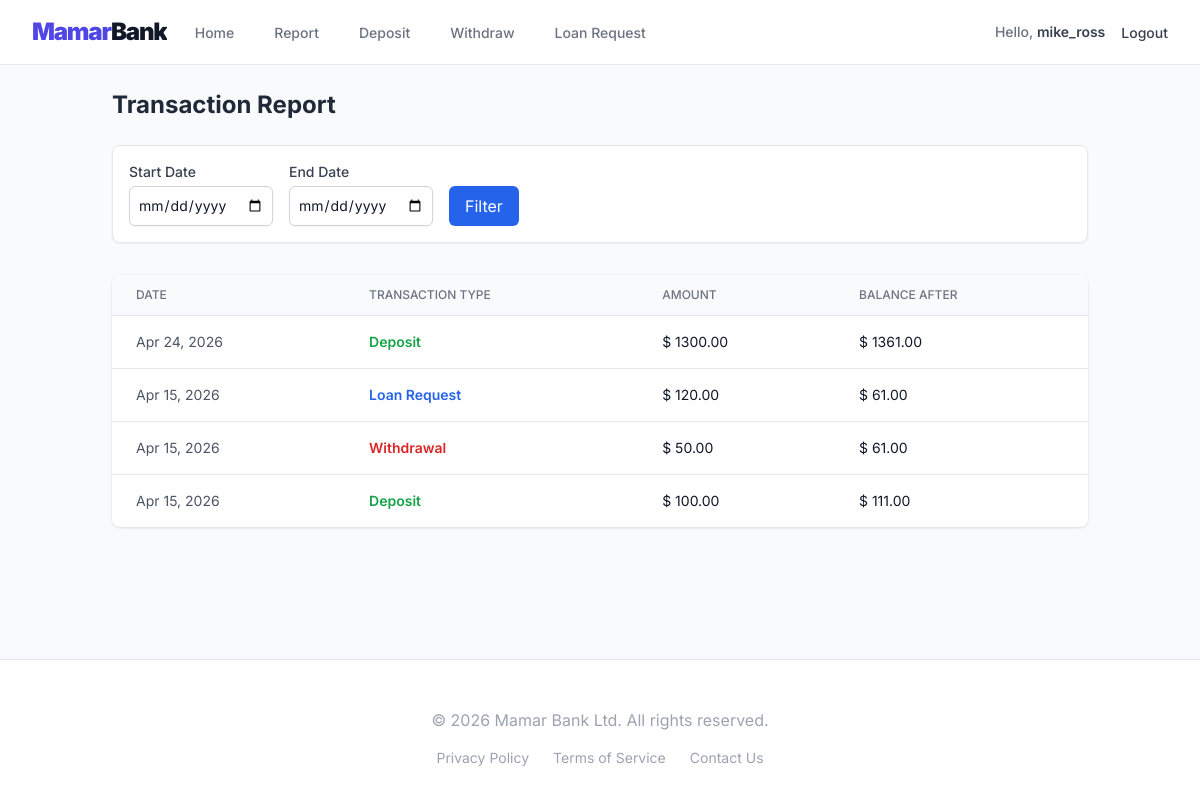
The app's page /transaction/report/ (signed in) with its own data.
### transaction/models.py (models this page shows, shortened)
class Transaction(models.Model):
    account = models.ForeignKey(
        UserBankAccount,
        on_delete=models.CASCADE,
        related_name='transactions'
    )
    amount = models.DecimalField(max_digits=12, decimal_places=2)
    balance_after_transaction = models.DecimalField(max_digits=12, decimal_places=2)
    transaction_type = models.CharField(
        max_length=20,
        choices=TransactionType.choices,
        db_index=True  # Indexing type for faster report filtering
    )
    timestamp = models.DateTimeField(auto_now_add=True, db_index=True)
    loan_approved = models.BooleanField(default=False)
    class Meta:
        ordering = ['-timestamp']
        indexes = [
            models.Index(fields=['account', '-timestamp']),
        ]

### transaction/views.py (the view)
# urls.py: path("report/", TransactionReportView.as_view(), name="transaction_report"),
class TransactionReportView(LoginRequiredMixin, ListView):
    template_name = 'transaction/report.html'
    model = Transaction
    context_object_name = 'transactions'
    def get_queryset(self):
        queryset = super().get_queryset().filter(account=self.request.user.account)
        start_date_str = self.request.GET.get('start_date')
        end_date_str = self.request.GET.get('end_date')
        if start_date_str and end_date_str:
            queryset = queryset.filter(timestamp__date__range=[start_date_str, end_date_str])
        return queryset.exclude(transaction_type=TransactionType.LOAN, loan_approved=False)

### transaction/templates/transaction/report.html
{% extends 'base.html' %}
{% block content %}
<div class="container mx-auto p-6">
    <h2 class="text-2xl font-bold mb-6 text-gray-800">Transaction Report</h2>
    <form method="get" class="bg-white p-4 rounded-lg shadow-sm border mb-8 flex flex-wrap items-end gap-4">
        <div>
            <label class="block text-sm font-medium text-gray-700">Start Date</label>
            <input type="date" name="start_date" class="mt-1 block w-full border-gray-300 rounded-md shadow-sm focus:ring-blue-500 focus:border-blue-500 sm:text-sm border p-2">
        </div>
        <div>
            <label class="block text-sm font-medium text-gray-700">End Date</label>
            <input type="date" name="end_date" class="mt-1 block w-full border-gray-300 rounded-md shadow-sm focus:ring-blue-500 focus:border-blue-500 sm:text-sm border p-2">
        </div>
        <button type="submit" class="bg-blue-600 text-white px-4 py-2 rounded-md hover:bg-blue-700 transition">Filter</button>
    </form>
    <div class="overflow-x-auto bg-white rounded-lg shadow">
        <table class="min-w-full divide-y divide-gray-200">
            <thead class="bg-gray-50">
                <tr>
                    <th class="px-6 py-3 text-left text-xs font-medium text-gray-500 uppercase">Date</th>
                    <th class="px-6 py-3 text-left text-xs font-medium text-gray-500 uppercase">Transaction Type</th>
                    <th class="px-6 py-3 text-left text-xs font-medium text-gray-500 uppercase">Amount</th>
                    <th class="px-6 py-3 text-left text-xs font-medium text-gray-500 uppercase">Balance After</th>
                </tr>
            </thead>
            <tbody class="divide-y divide-gray-200">
                {% for tx in transactions %}
                <tr>
                    <td class="px-6 py-4 whitespace-nowrap text-sm text-gray-600">{{ tx.timestamp|date:"M d, Y" }}</td>
                    <td class="px-6 py-4 whitespace-nowrap text-sm font-semibold
                        {% if tx.transaction_type == 'DEPOSIT' %}text-green-600{% elif tx.transaction_type == 'WITHDRAWAL' %}text-red-600{% else %}text-blue-600{% endif %}">
                        {{ tx.get_transaction_type_display }}
                    </td>
                    <td class="px-6 py-4 whitespace-nowrap text-sm text-gray-900">$ {{ tx.amount }}</td>
                    <td class="px-6 py-4 whitespace-nowrap text-sm text-gray-900">$ {{ tx.balance_after_transaction }}</td>
                </tr>
                {% empty %}
                <tr>
                    <td colspan="4" class="px-6 py-4 text-center text-gray-500">No transactions found in this range.</td>
                </tr>
                {% endfor %}
            </tbody>
        </table>
    </div>
</div>
{% endblock %}

### core/templates/base.html (shortened to what this page needs)
<!DOCTYPE html>
<html lang="en">
<head>
    <script src="https://cdn.tailwindcss.com"></script>
</head>
<body class="bg-gray-50 text-gray-900 flex flex-col min-h-screen">
    <nav class="bg-white border-b border-gray-200 sticky top-0 z-50">
        <div class="max-w-7xl mx-auto px-4 sm:px-6 lg:px-8">
            <div class="flex h-16 items-center justify-between gap-3">
                <div class="flex min-w-0 flex-1 items-center gap-3 sm:gap-6">
                    <a href="/" class="flex-shrink-0 flex items-center min-w-0">
                        <span class="text-xl sm:text-2xl font-black text-indigo-600 tracking-tighter truncate">Mamar<span class="text-gray-900">Bank</span></span>
                    </a>
                    <div class="hidden sm:flex sm:items-center sm:space-x-6 lg:space-x-8">
                        <a href="{% url 'home' %}" class="border-transparent text-gray-500 hover:text-indigo-600 inline-flex items-center px-1 pt-1 border-b-2 text-sm font-medium transition duration-150">Home</a>
                        {% if user.is_authenticated %}
                            <a href="{% url 'transaction_report' %}" class="border-transparent text-gray-500 hover:text-indigo-600 inline-flex items-center px-1 pt-1 border-b-2 text-sm font-medium transition duration-150">Report</a>
                            <a href="{% url 'deposit_money' %}" class="border-transparent text-gray-500 hover:text-indigo-600 inline-flex items-center px-1 pt-1 border-b-2 text-sm font-medium transition duration-150">Deposit</a>
                            <a href="{% url 'withdraw_money' %}" class="border-transparent text-gray-500 hover:text-indigo-600 inline-flex items-center px-1 pt-1 border-b-2 text-sm font-medium transition duration-150">Withdraw</a>
                            <a href="{% url 'loan_request' %}" class="border-transparent text-gray-500 hover:text-indigo-600 inline-flex items-center px-1 pt-1 border-b-2 text-sm font-medium transition duration-150">Loan Request</a>
                        {% endif %}
                    </div>
                </div>
                <div class="flex shrink-0 items-center gap-2 sm:gap-4">
                    {% if user.is_authenticated %}
                        <a href="{% url 'profile' %}" class="text-xs sm:text-sm font-medium text-gray-700 hover:text-indigo-600 whitespace-nowrap"><span class="max-w-[5rem] truncate text-xs text-gray-600 sm:max-w-none sm:text-sm sm:text-gray-500"><span class="hidden sm:inline">Hello, </span><strong class="font-semibold text-gray-700">{{ user.username }}</strong></span></a>
                        <form method="post" action="{% url 'logout' %}" class="hidden sm:block">
                            <button type="submit" class="text-sm font-medium text-gray-700 hover:text-red-600">Logout</button>
                        </form>
                    {% endif %}
                </div>
            </div>
        </div>
    </nav>
    <main class="flex-grow w-full min-w-0">
        {% block content %}
        {% endblock %}
    </main>
    <footer class="bg-white border-t border-gray-200 pt-8 pb-6 sm:pt-12 sm:pb-8">
        <div class="max-w-7xl mx-auto px-4 sm:px-6 lg:px-8 text-center">
            <p class="text-sm sm:text-base text-gray-400">
                &copy; 2026 Mamar Bank Ltd. All rights reserved.
            </p>
            <div class="mt-4 flex flex-wrap justify-center gap-x-6 gap-y-2 text-sm text-gray-400">
                <a href="#" class="hover:text-gray-500">Privacy Policy</a>
                <a href="#" class="hover:text-gray-500">Terms of Service</a>
                <a href="#" class="hover:text-gray-500">Contact Us</a>
            </div>
        </div>
    </footer>
</body>
</html>

### core/templates/base.html (style rules this page uses)
body { font-family: 'Inter', sans-serif; }

### records on screen
Transaction: timestamp "Apr 24, 2026", transaction_type "Deposit", amount "1300.00", balance_after_transaction "1361.00"
Transaction: timestamp "Apr 15, 2026", transaction_type "Loan Request", amount "120.00", balance_after_transaction "61.00"
Transaction: timestamp "Apr 15, 2026", transaction_type "Withdrawal", amount "50.00", balance_after_transaction "61.00"
Transaction: timestamp "Apr 15, 2026", transaction_type "Deposit", amount "100.00", balance_after_transaction "111.00"

### other values on screen
{{ user.username }} "mike_ross"
